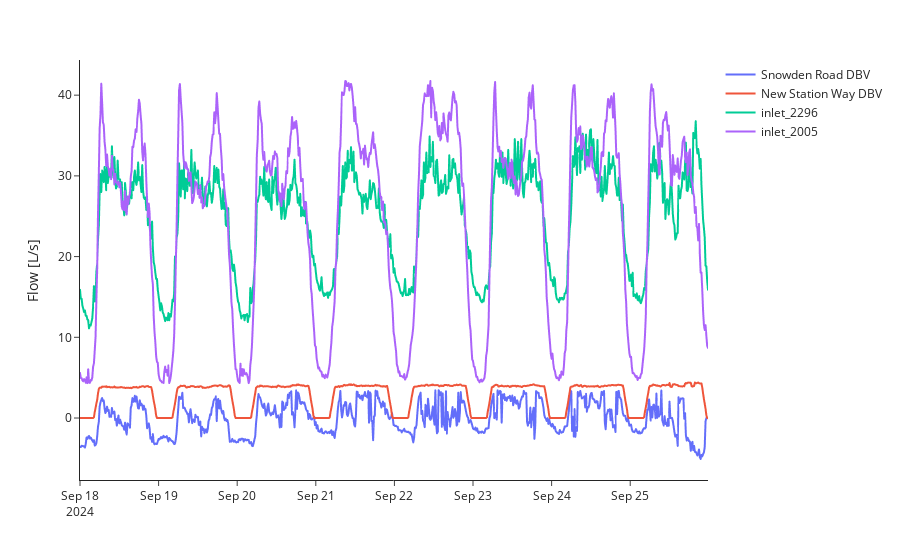

Notebook code for this chart:
### Markdown cell above
Flow data.

### Code cell
try:
    flow_bwfl_ids = ['inlet_2296', 'inlet_2005', 'Snowden Road DBV', 'New Station Way DBV']
    # flow_bwfl_ids = flow_df['bwfl_id'].unique()
    plot_flow_df = flow_df[flow_df['bwfl_id'].isin(flow_bwfl_ids)]
    fig = px.line(
        plot_flow_df,
        x='datetime',
        y='mean',
        color='bwfl_id',
    )
    fig.update_layout(
        xaxis_title='',
        yaxis_title='Flow [L/s]',
        legend_title_text='',
        template='simple_white',
        height=450,
    )
    fig.show()
except:
    print("Plotting data not available.")

### Figure 1 — Plotly figure (JSON) as saved in the notebook; plotly's stock layout.template omitted (floating-point values rounded to 4 significant figures; data arrays with more than 128 entries replaced by an {"elided": "..."} marker saying what was removed)
{"data": [{"hovertemplate": "bwfl_id=Snowden Road DBV<br>datetime=%{x}<br>mean=%{y}<extra></extra>", "legendgroup": "Snowden Road DBV", "line": {"color": "#636efa", "dash": "solid"}, "marker": {"symbol": "circle"}, "mode": "lines", "name": "Snowden Road DBV", "showlegend": true, "type": "scattergl", "x": {"elided": "768 str values"}, "xaxis": "x", "y": {"elided": "768 float values"}, "yaxis": "y"}, {"hovertemplate": "bwfl_id=New Station Way DBV<br>datetime=%{x}<br>mean=%{y}<extra></extra>", "legendgroup": "New Station Way DBV", "line": {"color": "#EF553B", "dash": "solid"}, "marker": {"symbol": "circle"}, "mode": "lines", "name": "New Station Way DBV", "showlegend": true, "type": "scattergl", "x": {"elided": "768 str values"}, "xaxis": "x", "y": {"elided": "768 float values"}, "yaxis": "y"}, {"hovertemplate": "bwfl_id=inlet_2296<br>datetime=%{x}<br>mean=%{y}<extra></extra>", "legendgroup": "inlet_2296", "line": {"color": "#00cc96", "dash": "solid"}, "marker": {"symbol": "circle"}, "mode": "lines", "name": "inlet_2296", "showlegend": true, "type": "scattergl", "x": {"elided": "768 str values"}, "xaxis": "x", "y": {"elided": "768 float values"}, "yaxis": "y"}, {"hovertemplate": "bwfl_id=inlet_2005<br>datetime=%{x}<br>mean=%{y}<extra></extra>", "legendgroup": "inlet_2005", "line": {"color": "#ab63fa", "dash": "solid"}, "marker": {"symbol": "circle"}, "mode": "lines", "name": "inlet_2005", "showlegend": true, "type": "scattergl", "x": {"elided": "768 str values"}, "xaxis": "x", "y": {"elided": "768 float values"}, "yaxis": "y"}], "layout": {"autosize": true, "legend": {"title": {"text": ""}, "tracegroupgap": 0}, "margin": {"t": 60}, "xaxis": {"anchor": "y", "autorange": true, "domain": [0, 1], "range": ["2024-09-18", "2024-09-25 23:45"], "title": {"text": ""}, "type": "date"}, "yaxis": {"anchor": "x", "autorange": true, "domain": [0, 1], "range": [-7.68, 44.36], "title": {"text": "Flow [L/s]"}, "type": "linear"}}}
